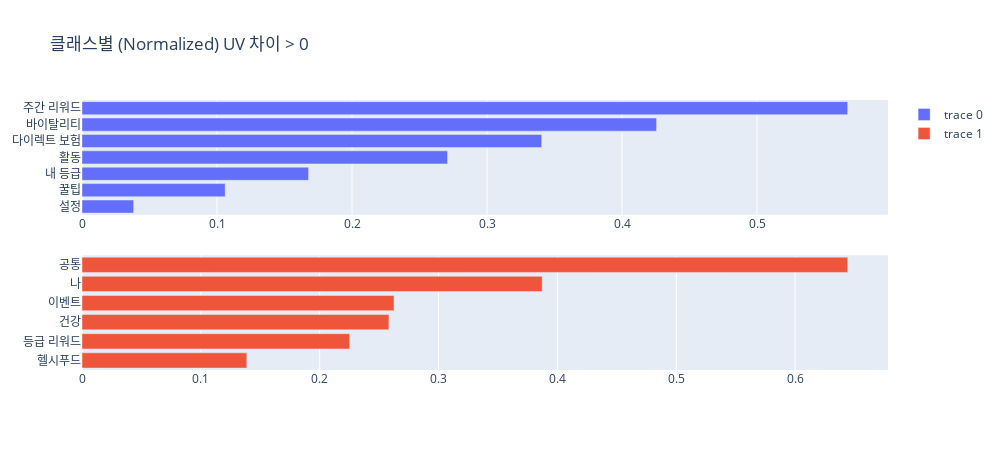

Here is the notebook cell this chart was saved with:
### Code cell
# 카테고리별 (Normalized) 월별 UV 차이 TOP K
# 비율로
normalized = 'mean' # 'mean' 'min_max'

diff_df = pd.DataFrame()
high, low = category_df[category_df['class']==0]['순페이지수'].values, category_df[category_df['class']==1]['순페이지수'].values
if normalized=='mean':
    high = (high - high.mean()) / high.std()
    low = (low - low.mean()) / low.std()
elif normalized=='min_max':
    high = (high - high.min()) / (high.max()-high.min())
    low = (low - low.min()) / (low.max()-low.min())
diff_df['카테고리1'] = category_df[category_df['class']==0]['카테고리1']
diff_df['고이용-미접속'] = (high - low)
diff_df['미접속-고이용'] = (low - high)

fig = make_subplots(rows=2, cols=1)

col = '고이용-미접속'
rank_df = diff_df[diff_df[col]>0]
rank_df = rank_df.sort_values(by=[col], ascending=False)
rank_df = rank_df.sort_values(by=[col])
fig.append_trace(go.Bar(
    x=rank_df[col].values,
    y=rank_df['카테고리1'].values,
    orientation='h'
), row=1, col=1)

col = '미접속-고이용'
rank_df = diff_df[diff_df[col]>0]
rank_df = rank_df.sort_values(by=[col], ascending=False)
rank_df = rank_df.sort_values(by=[col])
fig.append_trace(go.Bar(
    x=rank_df[col].values,
    y=rank_df['카테고리1'].values,
    orientation='h'
), row=2, col=1)

fig.update_layout(height=450, width=1000, title_text="클래스별 (Normalized) UV 차이 > 0")
fig.show()

### Figure 1 — Plotly figure (JSON) as saved in the notebook; plotly's stock layout.template omitted (floating-point values rounded to 4 significant figures)
{"data": [{"orientation": "h", "type": "bar", "x": [0.03825, 0.1061, 0.1678, 0.2708, 0.3405, 0.4256, 0.5671], "xaxis": "x", "y": ["설정", "꿀팁", "내 등급", "활동", "다이렉트 보험", "바이탈리티", "주간 리워드"], "yaxis": "y"}, {"orientation": "h", "type": "bar", "x": [0.1387, 0.2253, 0.2583, 0.2625, 0.3872, 0.6443], "xaxis": "x2", "y": ["헬시푸드", "등급 리워드", "건강", "이벤트", "나", "공통"], "yaxis": "y2"}], "layout": {"height": 450, "title": {"text": "클래스별 (Normalized) UV 차이 > 0"}, "width": 1000, "xaxis": {"anchor": "y", "autorange": true, "domain": [0, 1], "range": [0, 0.597], "type": "linear"}, "xaxis2": {"anchor": "y2", "autorange": true, "domain": [0, 1], "range": [0, 0.6782], "type": "linear"}, "yaxis": {"anchor": "x", "autorange": true, "domain": [0.575, 1], "range": [-0.5, 6.5], "type": "category"}, "yaxis2": {"anchor": "x2", "autorange": true, "domain": [0, 0.425], "range": [-0.5, 5.5], "type": "category"}}}
